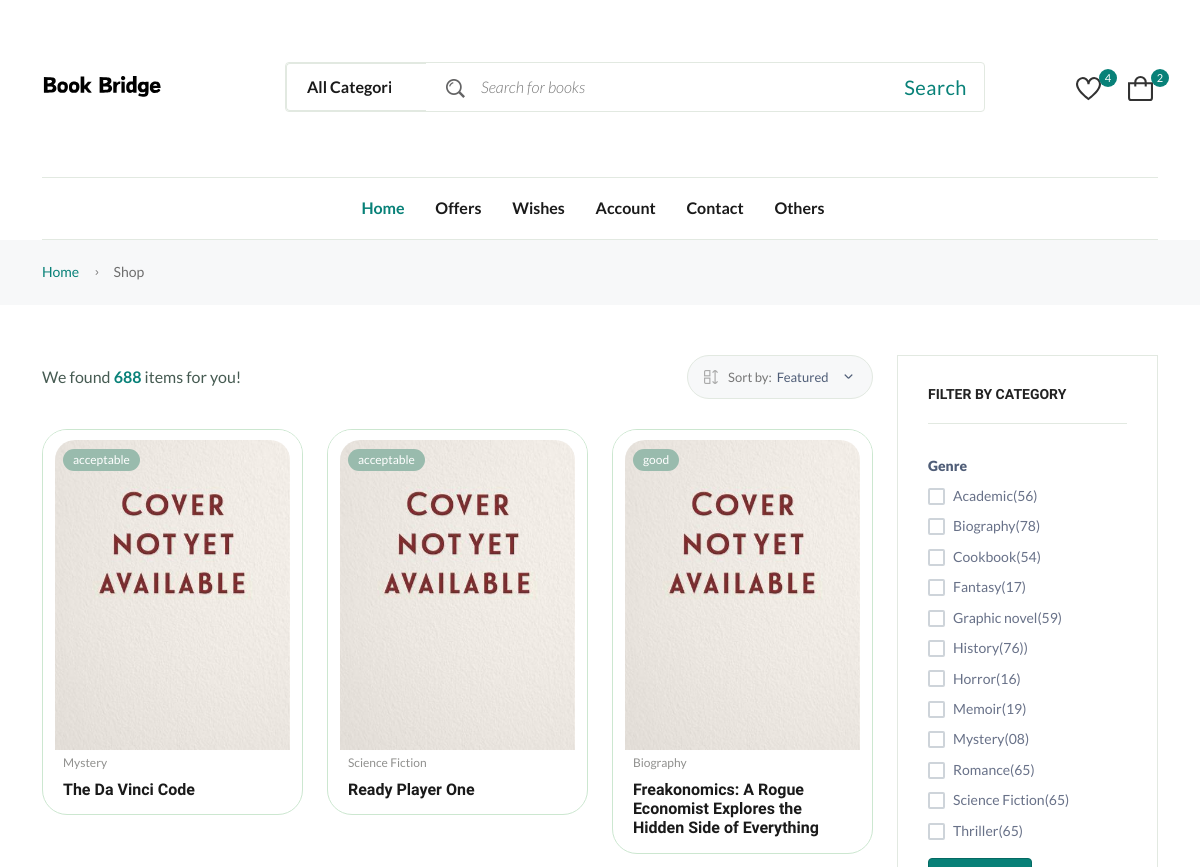
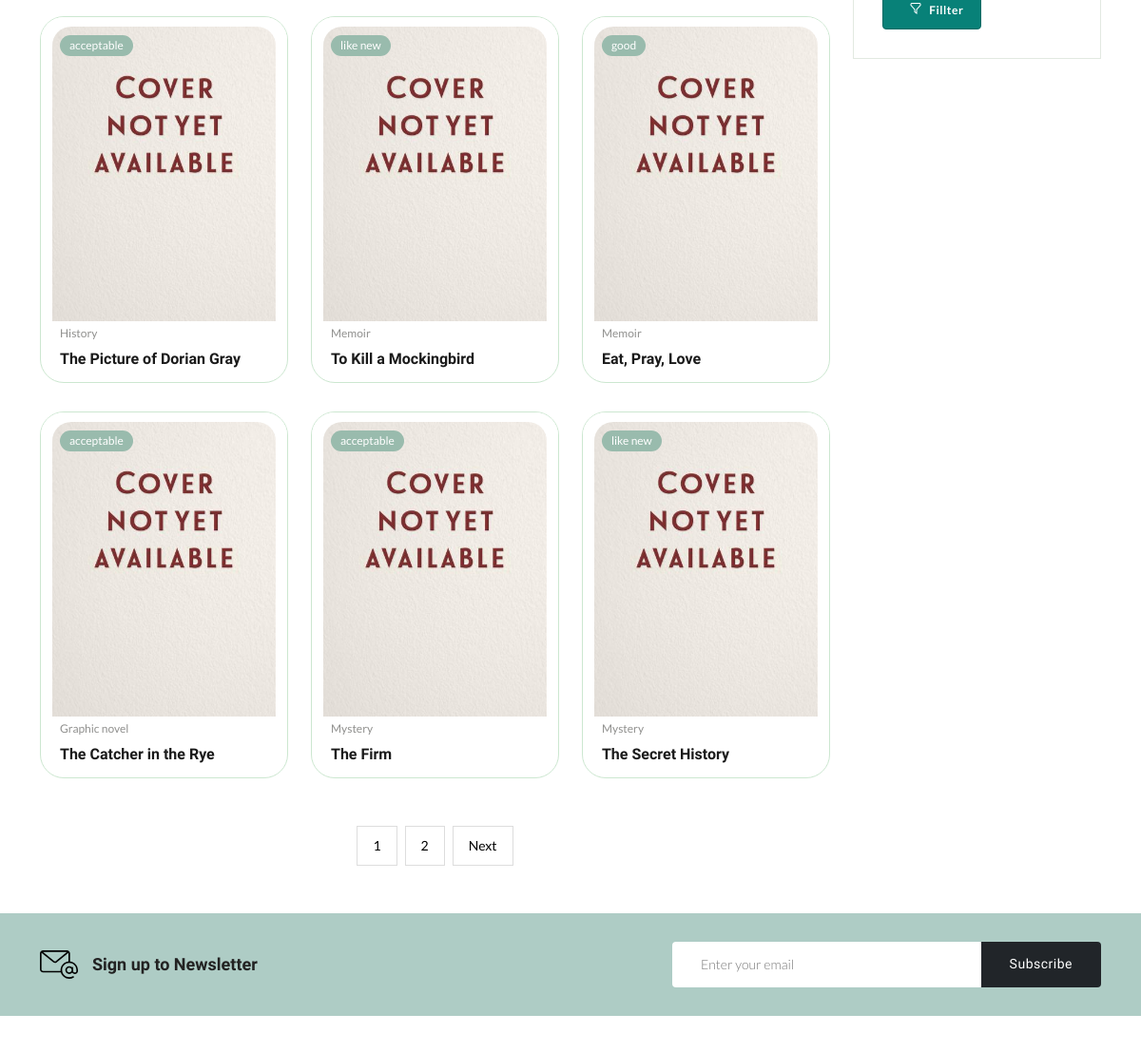
/shop-grid-right.php (upper part), run on an earlier commit of the app's database (2 pictures, top to bottom).
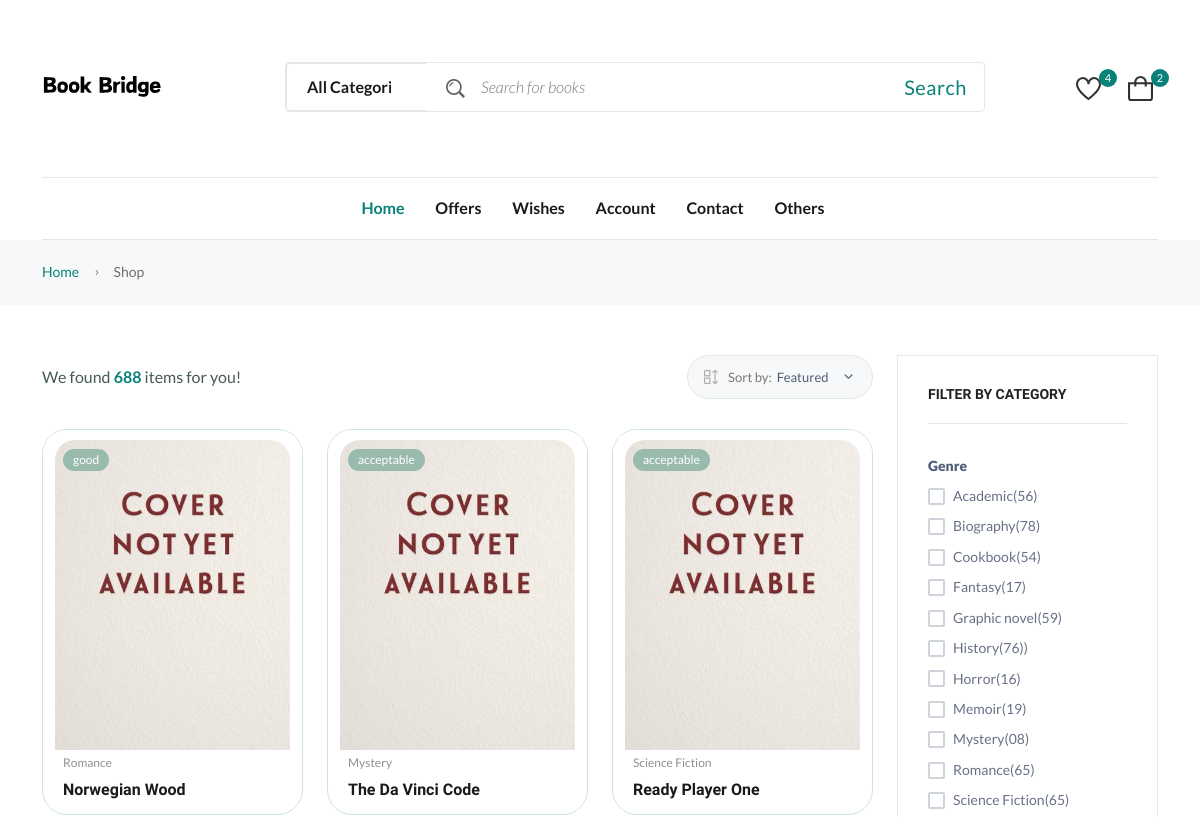
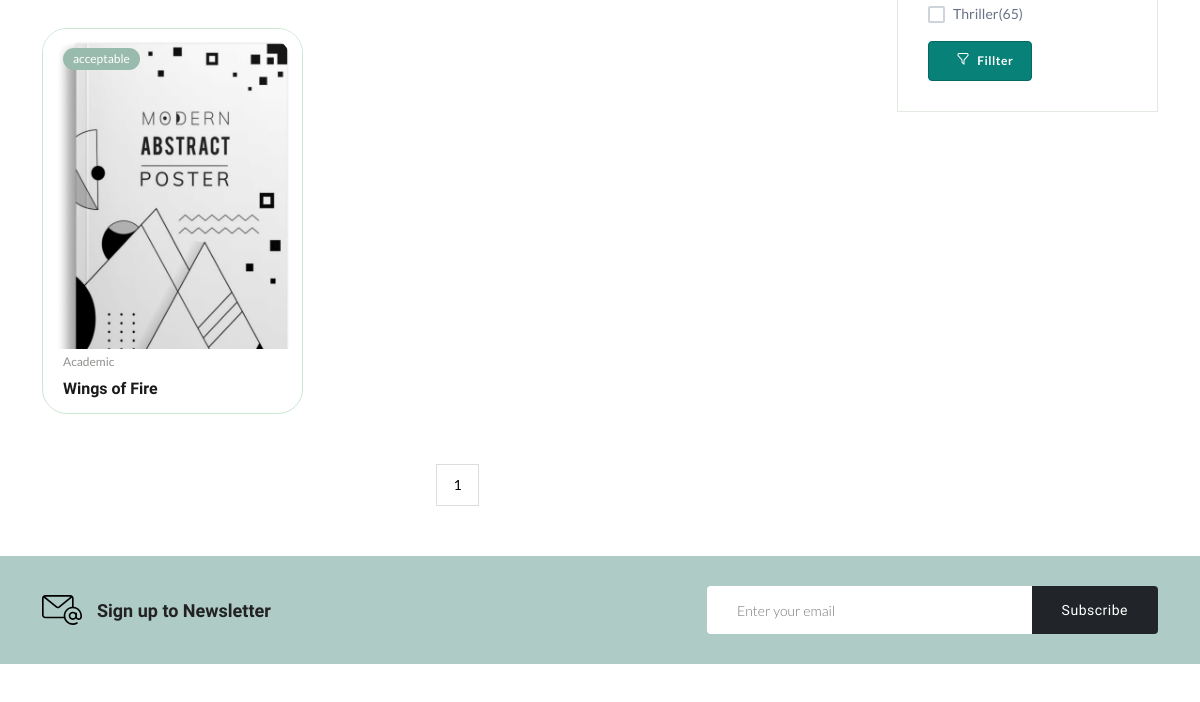
And on a later commit of the database (2 pictures, top to bottom).
### tables this page shows
CREATE TABLE `global_book_collection` (
  `collection_id` bigint(20) UNSIGNED NOT NULL,
  `book_id` int(11) DEFAULT NULL,
  `owner_id` int(11) DEFAULT NULL,
  `book_condition` enum('like new','good','acceptable') DEFAULT NULL,
  `availability_status` enum('yes','no') DEFAULT 'yes',
  `club_id` int(11) DEFAULT NULL,
  `club_member_id` int(20) DEFAULT NULL,
  `date_added` date DEFAULT curdate()
);

CREATE TABLE `category` (
  `categoryID` varchar(20) NOT NULL,
  `categoryName` varchar(50) DEFAULT NULL,
  `categoryDescription` varchar(1000) DEFAULT NULL
);

CREATE TABLE `book` (
  `book_id` int(11) NOT NULL,
  `isbn` varchar(20) DEFAULT NULL,
  `title` varchar(255) NOT NULL,
  `authors` varchar(255) NOT NULL,
  `categoryID` varchar(20) DEFAULT NULL,
  `edition` varchar(50) DEFAULT NULL,
  `num_of_pages` int(11) DEFAULT NULL,
  `language` varchar(50) DEFAULT NULL,
  `description` text DEFAULT NULL,
  `publisher` varchar(255) DEFAULT NULL,
  `publication_date` date DEFAULT NULL,
  `cover_img` varchar(255) DEFAULT 'default_cover.png',
  `additional_imgs` varchar(1000) DEFAULT NULL
);

### shop-grid-right.php (the view, shortened to what the changed rows need)
<?php
$servername = "localhost";
$username = "root";
$password = "";
$dbname = "book_bridge";
$conn = new mysqli($servername, $username, $password, $dbname);
$page = isset($_GET['page']) ? $_GET['page'] : 1;
$limit = 12;
$offset = ($page - 1) * $limit;
$sql= "SELECT gbc.*, b.*, c.categoryName
        FROM global_book_collection gbc
        JOIN book b ON gbc.book_id = b.book_id
        LEFT JOIN category c ON b.categoryID = c.categoryID
        LIMIT $limit OFFSET $offset ";
       $result = $conn->query($sql);
?>
<!DOCTYPE html>
<html class="no-js" lang="en">
<head>
    <link rel="stylesheet" href="assets/css/main.css?v=3.4">
</head>
<body>
    <main class="main">
        <section class="mt-50 mb-50">
            <div class="container">
                <div class="row">
                    <div class="col-lg-9">
<div class="row product-grid-4">
    <?php
        if ($result->num_rows > 0) {
        while($row = $result->fetch_assoc()) {
        if($row["availability_status"] == "yes") { ?>
            <div class="col-lg-4 col-md-4 col-12 col-sm-6">
                <div class="product-cart-wrap mb-30">
                    <div class="product-img-action-wrap">
                        <div class="product-img product-img-zoom">
                            <a href="shop-product-full.php">
                                <?php if(!empty($row["cover_img"]) && file_exists($row["cover_img"])) { ?>
                                    <img class="default-img" src="<?php echo $row["cover_img"]; ?>" alt="">
                                <?php } else { ?>
                                    <img class="default-img" src="uploadedBooks/default_cover.png" alt="Default Book Cover">
                                <?php } ?>
                            </a>
                        </div>
                        <div class="product-badges product-badges-position product-badges-mrg">
                            <span class="new"><?php echo $row["book_condition"]; ?></span>
                        </div>
                    </div>
                    <div class="product-content-wrap">
                        <div class="product-category">
                            <a href="shop-grid-right.php"><?php echo $row["categoryName"]; ?></a>
                        </div>
                        <h2><a href="shop-product-full.php"><?php echo $row["title"]; ?></a></h2>
                    </div>
                </div>
            </div>
        <?php } }} ?>
</div>
<?php
$total_pages_sql = "SELECT COUNT(*) as count FROM global_book_collection";
$total_pages_result = $conn->query($total_pages_sql);
$total_pages_row = $total_pages_result->fetch_assoc();
$total_pages = ceil($total_pages_row['count'] / $limit);
$next_page = $page + 1;
echo "<ul class='pagination'>";
for ($i = 1; $i <= $total_pages; $i++) {
    echo "<li " . ($page == $i ? "class='active'" : "") . "><a href='?page=$i'>$i</a></li>";
}
if ($page < $total_pages) {
    echo "<li><a href='?page=$next_page'>Next</a></li>";
}
echo "</ul>";
?>
                    </div>
                </div>
            </div>
        </section>
    </main>
        <?php include 'partials/footer.php'; ?>

What changed in the data, as far as the page shows it:
removed global_book_collection: book_condition "acceptable", category.categoryName "History", book.title "The Picture of Dorian Gray"
removed global_book_collection: book_condition "like new", category.categoryName "Memoir", book.title "To Kill a Mockingbird"
removed global_book_collection: book_condition "good", category.categoryName "Memoir", book.title "Eat, Pray, Love"
removed global_book_collection: book_condition "acceptable", category.categoryName "Graphic novel", book.title "The Catcher in the Rye"
removed global_book_collection: book_condition "acceptable", category.categoryName "Mystery", book.title "The Firm"
removed global_book_collection: book_condition "like new", category.categoryName "Mystery", book.title "The Secret History"
now on this page (row edited): global_book_collection: book_condition "good", category.categoryName "Romance", book.title "Norwegian Wood"
changed global_book_collection: book.cover_img: picture added; book_condition "good" → "acceptable"; category.categoryName "Biography" → "Academic"; book.title "Freakonomics: A Rogue Economist Explores the Hidden Side of Everything" → "Wings of Fire"
Also different on the page:
list line gone: "2"
text no longer shown: "Next"
